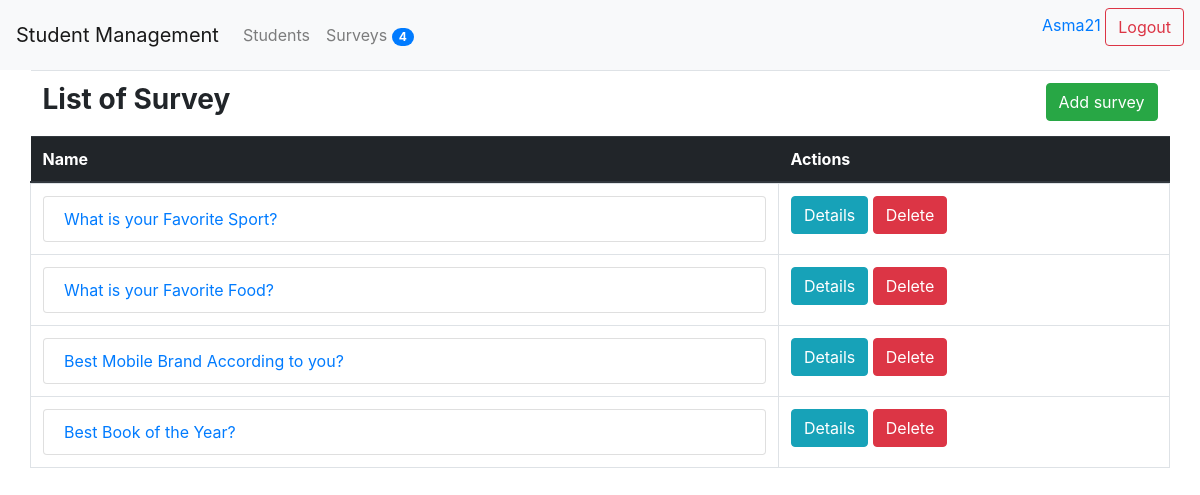
/survey/ (signed in), run on the app's committed database.
### survey/models.py (models this page shows, shortened)
class Question(models.Model):
	title = models.TextField(null=True, blank=True)
	status = models.CharField(default='inactive',max_length=10)
	created_by = models.ForeignKey(User,null=True, blank=True, on_delete=models.CASCADE)
	start_date = models.DateTimeField(null=True, blank=True)
	end_date = models.DateTimeField(null=True, blank=True)
	created_at = models.DateTimeField(auto_now_add=True)
	updated_at = models.DateTimeField(auto_now=True)

### survey/views.py (the view)
# urls.py: path('', survey_list, name='survey_list'),
@login_required(login_url='/login/')
def survey_list(request):
	context = {}
	questions = Question.objects.all()
	context['title'] = 'survey'
	context['questions'] = questions
	return render(request,"survey/index.html",context)

### survey/context_processors.py (called while the page is built)
def survey_count(request):
	count = Question.objects.count()
	return {"survey_count": count}

### survey/templatetags/survey_extra.py (called while the page is built)
def upper(value, n):
	return value.upper()[0:n]

### student_management/templates/survey/index.html
{% extends 'base.html' %}
{% block content %}
<table class="table">
				<thead class="thead-dark">
					<tr>
						<tr>
							<td>
								<h3><b>List of {{title | capfirst}}</b></h3>
							</td>
							<td align='right'>
								<a href='/survey/add/'><button class="btn btn-success">Add survey</button></a>
							</td>
						</tr>
					</tr>
					<tr>
						<th>Name</th>
						<th>Actions</th>
					</tr>
				</thead>
				<tbody class="table table-bordered">
					{% if questions %}
						<tr class='list-group'>
							{% for question in questions %}
							<tr>
								<td>
									<a class='list-group-item' href='/survey/{{question.id}}/details/'>{{question.title}}</a>
								</td>
								<td>
									<a type="button" class="btn btn-info" href='/survey/{{question.id}}/details/'>Details</a>
									<a type="button" class="btn btn-danger" href='/survey/{{question.id}}/delete/'>Delete</a>
								</td>
							</tr>
							{% endfor %}
						</tr>
					{% else %}
						<p>There's No Question Availabel.</p>
					{% endif %}
				</tbody>
		</table>
{% endblock content %}

### student_management/templates/header.html (shortened to what this page needs)
{% load survey_extra %}
<nav class="navbar navbar-expand-lg navbar-light bg-light">
  <a class="navbar-brand" href="/">Student Management</a>
  <div class="collapse navbar-collapse" id="navbarSupportedContent">
    <ul class="navbar-nav">
      <li class="nav-item">
        <a class="nav-link" href="{% url 'student_list' %}">{{ 'students'| capfirst }}</a>
      </li>
      <li class="nav-item">
        <a class="nav-link" href="/survey/">{{ 'surveys'| capfirst }} <span class='badge badge-primary badge-pill'>{{ survey_count }}</span></a>
      </li>
  </div>
  <div class='text-right'>
    <form method="POST" action="/logout/">
        <a href="{% url 'my_profile' %}">
          <span>{{ request.user.username | capfirst }}</span>
        </a>
        {% if request.user.username %}
          <input type="submit" class='btn btn-outline-danger' value="Logout">
        {% else %}
          <button class='btn btn-outline-success'><a href='/login/' type='button'>Login</a></button>
          <button class='btn btn-outline-primary'><a href='/register/' type='button'>Signup</a></button>
        {% endif %}
    </form>
  </div>
</nav>

### data on the page
Question: title "What is your Favorite Sport?"
Question: title "What is your Favorite Food?"
Question: title "Best Mobile Brand According to you?"
Question: title "Best Book of the Year?"

### other printed values
{{ 'students'| capfirst }} "Students"
{{ 'surveys'| capfirst }} "Surveys"
{{ survey_count }} "4"
{{ request.user.username | capfirst }} "Asma21"
{{ title | capfirst }} "Survey"
